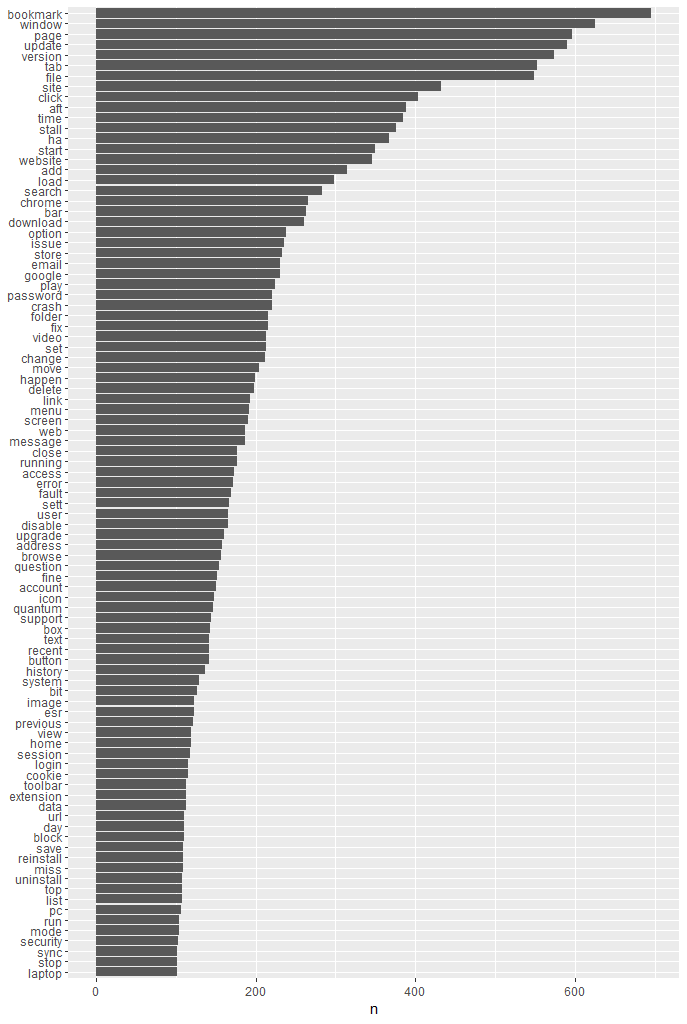

The R source for this figure:
library(tidyverse)
library(stringr)
library(tokenizers)
library(tidytext)
library(textclean)
library(SnowballC)
library(hunspell)
my_hunspell_stem <- function(token) {
  stem_token <- hunspell_stem(token)[[1]]
  if (length(stem_token) == 0) return(token) else return(stem_token[1])
}
vec_hunspell_stem <- Vectorize(my_hunspell_stem, "token")
# above code (vec_hunspell_stem and my_hunspell_stem) is from:
# https://fivethirtyeight-r.netlify.com/articles/trump_twitter.html
ff62_first3weeks = 
  read_csv(
    "https://raw.githubusercontent.com/rtanglao/rt-kitsune-api/master/VISUALIZATIONS/created-20october2018-5-25september-ff-desktop-questions-id-content-created-product-tags-title-topic.csv")
ff62_first3weeks_title_content_concatenated <-
  ff62_first3weeks %>% 
  unite(text, title, content, sep = " ")
ff62_first3weeks_title_content_concatenated <-
  ff62_first3weeks_title_content_concatenated %>% 
  mutate(text = replace_html(text)) 
tidy_ff62_first3weeks <-
  ff62_first3weeks_title_content_concatenated %>% 
  unnest_tokens(word, text)  %>%
  mutate(word = vec_hunspell_stem(word))
  #mutate(word = hunspell_stem(word))
#  mutate(word = wordStem(word, language="en"))
  #mutate_at("word", funs(wordStem((.), language="en")))  
data(stop_words)
tidy_ff62_first3weeks <-
  tidy_ff62_first3weeks %>% 
  anti_join(stop_words)
ff62_count <- 
  tidy_ff62_first3weeks %>% 
  count(word, sort = TRUE)
ff62_count %>% 
  filter(n > 100) %>% 
  filter(
    !str_detect(word, "firefox|1|2|3|4|5|mozilla|7|8|9|ff|https|browser|computer")) %>% 
  mutate(word = reorder(word, n)) %>% 
  ggplot(aes(word, n)) +
  geom_col() +
  xlab(NULL) +
  coord_flip() 
# which produces Rplot13
